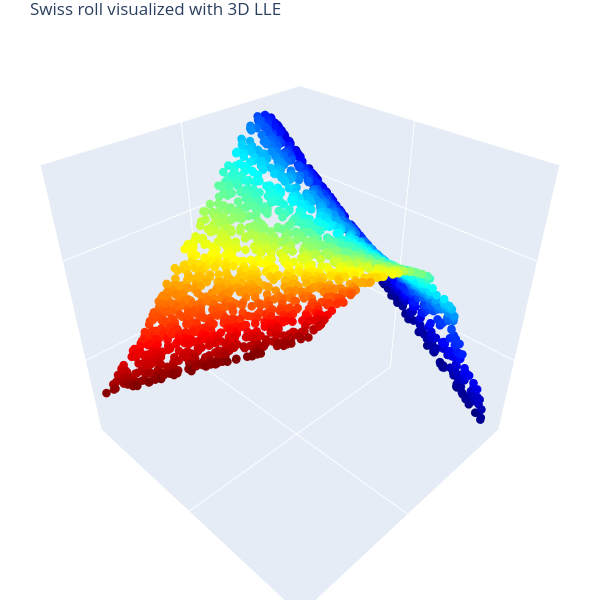

Notebook source saved alongside this figure:
### Code cell
# 3D Visualization
import plotly.graph_objects as go
data = go.Scatter3d(x=Xvis, y=Yvis, z=Zvis, mode='markers', marker=dict(size=5, color=Ccolor, colorscale='jet', opacity=1)) # data as points
# data = go.Scatter3d(x=Xvis, y=Yvis, z=Zvis, mode='markers', marker=dict(size=1, color=C, colorscale='jet', opacity=1, showscale=True)) # w/ colobar 
fig = go.Figure(data=[data]) 
fig.update_layout(margin=dict(l=0, r=0, b=0, t=30, pad=0)) # tight layout but t=25 required for showing title 
fig.update_layout(autosize=False, width=600, height=600, title_text="Swiss roll visualized with 3D LLE") # figure size and title
# fig.update_layout(scene = dict(xaxis = dict(visible=False), yaxis = dict(visible=False), zaxis = dict(visible=False))) # no grid, no axis 
# fig.update_layout(scene = dict(xaxis_title = ' ', yaxis_title = ' ', zaxis_title = ' ')) # no axis name 
fig.update_layout(scene = dict(zaxis = dict(showgrid = True, showticklabels = False), zaxis_title = ' ') ) # no range values, no axis name, grid on
fig.update_layout(scene = dict(yaxis = dict(showgrid = True, showticklabels = False), yaxis_title = ' ') ) # no range values, no axis name, grid on
fig.update_layout(scene = dict(xaxis = dict(showgrid = True, showticklabels = False), xaxis_title = ' ') ) # no range values, no axis name, grid on
fig.layout.scene.aspectratio = {'x':1, 'y':1, 'z':1}
fig.show()

### Figure 1 — Plotly figure (JSON) as saved in the notebook; plotly's stock layout.template omitted (floating-point values rounded to 4 significant figures; data arrays with more than 128 entries replaced by an {"elided": "..."} marker saying what was removed)
{"data": [{"marker": {"color": {"elided": "2048 str values"}, "colorscale": [[0, "rgb(0,0,131)"], [0.2, "rgb(0,60,170)"], [0.4, "rgb(5,255,255)"], [0.6, "rgb(255,255,0)"], [0.8, "rgb(250,0,0)"], [1, "rgb(128,0,0)"]], "opacity": 1, "size": 5}, "mode": "markers", "type": "scatter3d", "x": {"elided": "2048 float values"}, "y": {"elided": "2048 float values"}, "z": {"elided": "2048 float values"}}], "layout": {"autosize": false, "height": 600, "margin": {"b": 0, "l": 0, "pad": 0, "r": 0, "t": 30}, "scene": {"aspectratio": {"x": 1, "y": 1, "z": 1}, "xaxis": {"showgrid": true, "showticklabels": false, "title": {"text": " "}}, "yaxis": {"showgrid": true, "showticklabels": false, "title": {"text": " "}}, "zaxis": {"showgrid": true, "showticklabels": false, "title": {"text": " "}}}, "title": {"text": "Swiss roll visualized with 3D LLE"}, "width": 600}}
